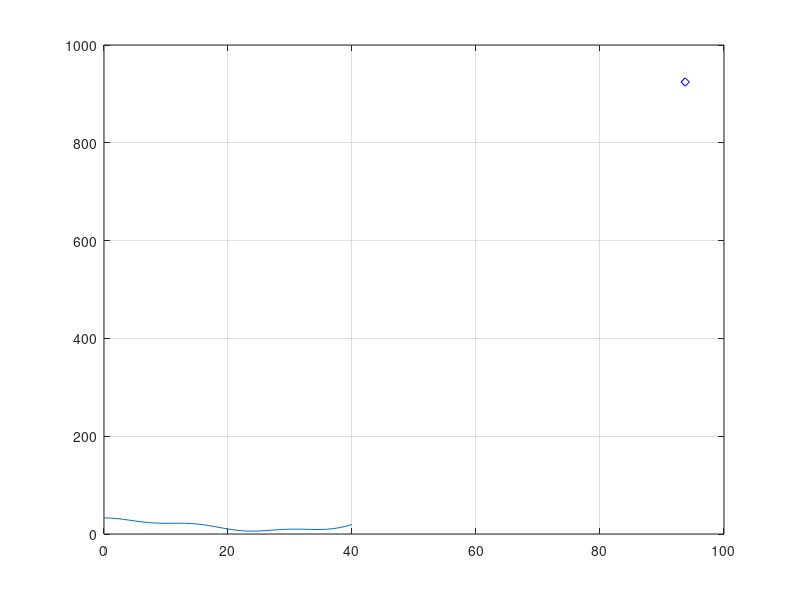

The MATLAB script that drew this image:
clc, clear
% Sacar velocidad negativa
% Que se dejen de ver los puntos anteriores

% Datos
g = 9.81;

del_t = input("Dame el tamaño de paso del tiempo (s): ");
t = del_t;

v0 = input("Dame la velocidad inicial (m/s): ");

x0 = 27;
y0 = (x0.^3/500) - (3*x0.^2)/35 + 3*cos((2*3.141592*x0)/15) + 30;
yn = 0;



% Vía
x_via = 0:40;
y_via =(x_via.^3/500) - (3*x_via.^2)/35 + 3*cos((2*3.141592*x_via)/15) + 30;
hold on;
plot(x_via,y_via);


% Gráfica
box on;
grid on;

while x0 <= 35
    
    
    % Velocidad y posición
    v = sqrt( (v0.^2) - (2*g) * (yn-y0) );
    xn = x0 + v * t;
    yn = (xn.^3/500) - (3*xn.^2)/35 + 3*cos((2*3.141592*xn)/15) + 30;

    % Actualizar valores de variables
    v0 = v;
    x0 = xn;
    y0 = yn;
    t = t + del_t;

    fprintf("%f = %f , %f \n", t, xn, yn)

    % Punto que se mueve
    carro = plot(xn,yn,'db');
    drawnow
    pause(t/10)
    
    
end
hold off;





% X(i+1) = X(i)+V delta t
% X(i+1) = X(i) + (delta x)cos Angulo
% Angulo = Arctan(f'(x))
% Y(i+1) = f(x(i+1))